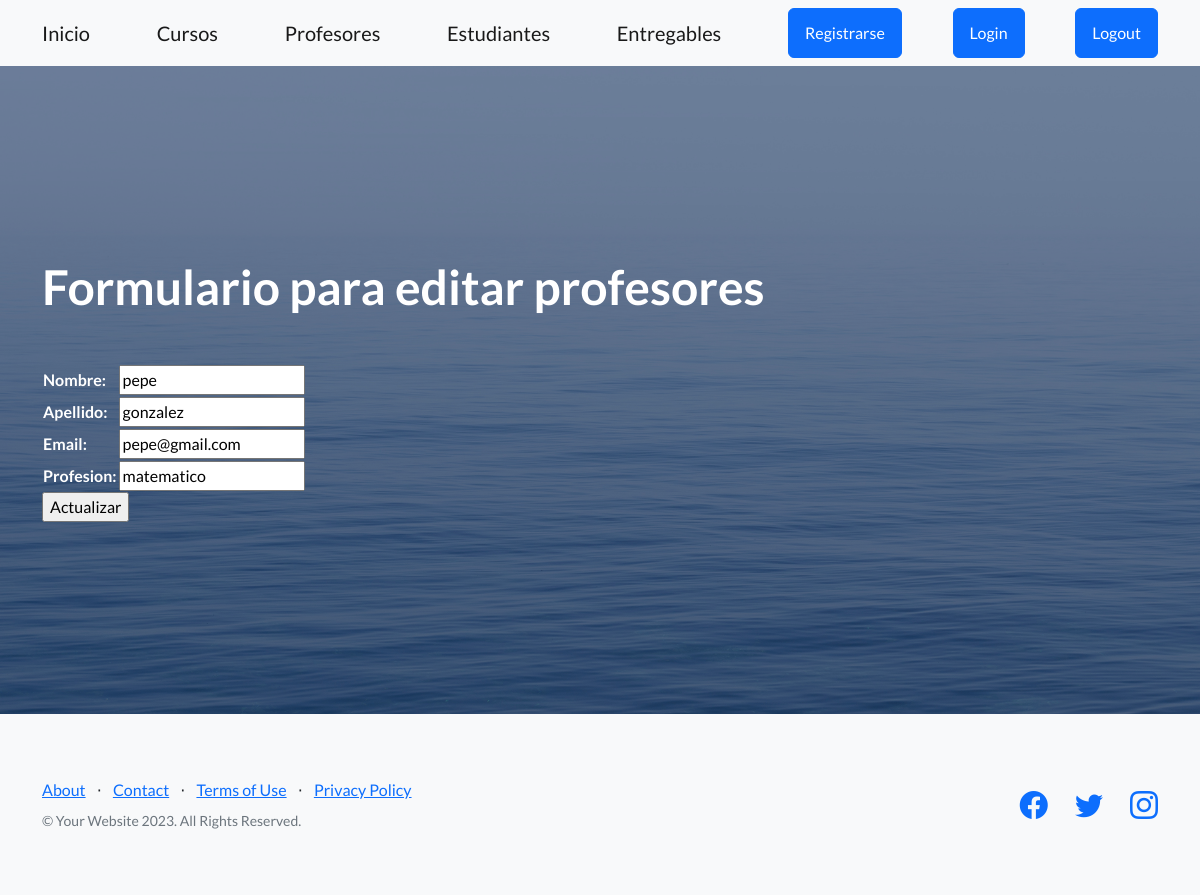
The app's page /AppCoder/actualizarProfesor/1, older data.
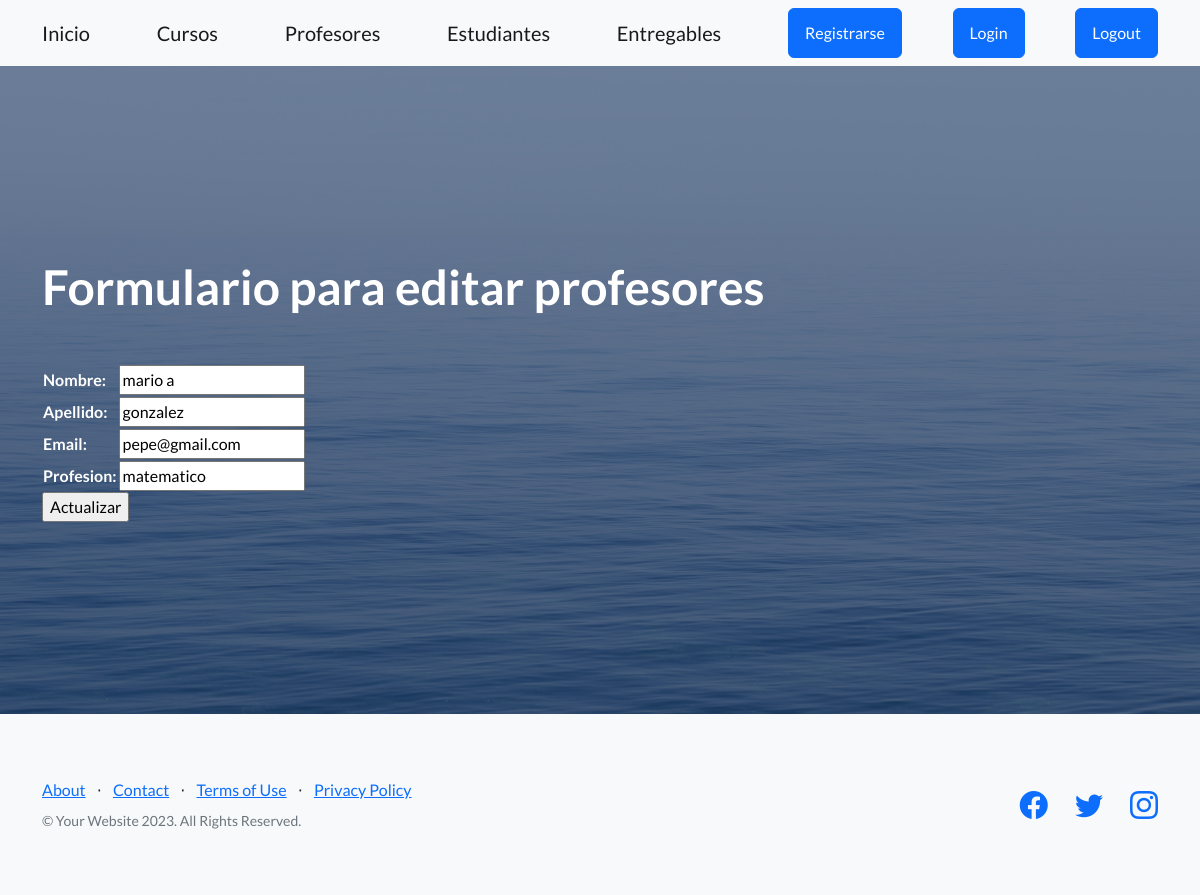
The same page, newer data.
### AppCoder/models.py (models this page shows)
class Profesor(models.Model):
    nombre = models.CharField(max_length=40)
    apellido = models.CharField(max_length=40)
    email = models.EmailField()
    profesion = models.CharField(max_length=40)

### AppCoder/views.py (the view)
# urls.py: path('actualizarProfesor/<profesor_id>', actualizar_profes, name="ActualizarProfesor"),
def actualizar_profes(request, profesor_id):
    profesor_seleccionado = Profesor.objects.get(id=profesor_id)
    if request.method == "POST":  #hacemos click al boton actualizar
        miFormulario = ProfesorFormulario(request.POST) # Aqui me llega la informacion del html
        if miFormulario.is_valid():
            info = miFormulario.cleaned_data
            profesor_seleccionado.nombre = info["nombre"]
            profesor_seleccionado.apellido = info["apellido"]
            profesor_seleccionado.email = info["email"]
            profesor_seleccionado.profesion = info["profesion"]
            profesor_seleccionado.save()
            return render(request, "AppCoder/inicio.html")
    else:
        miFormulario = ProfesorFormulario(initial={"nombre":profesor_seleccionado.nombre,
                                                    "apellido":profesor_seleccionado.apellido,
                                                    "email":profesor_seleccionado.email,
                                                    "profesion":profesor_seleccionado.profesion})  #mostramos el formulario con la informacion previa
    return render(request, "AppCoder/editar_profes.html", {"miFormulario": miFormulario})

### AppCoder/forms.py
class ProfesorFormulario(forms.Form):
    nombre = forms.CharField(max_length=40)
    apellido = forms.CharField(max_length=40)
    email = forms.EmailField()
    profesion = forms.CharField(max_length=40)

### AppCoder/templates/AppCoder/editar_profes.html
{% extends "AppCoder/padre2.html" %}
{% load static %}
{% block titulo %}
Formulario para editar profesores
{% endblock %}
{% block formulario %}
<form action="" method="POST"> {% csrf_token %}
    <table>
        {{ miFormulario.as_table}}
    </table>
    <input type = "submit" value="Actualizar">
 </form>
{% endblock %}

Row changes from the older to the newer data that the page shows:
changed Profesor "gonzalez": nombre "pepe" → "mario a"
